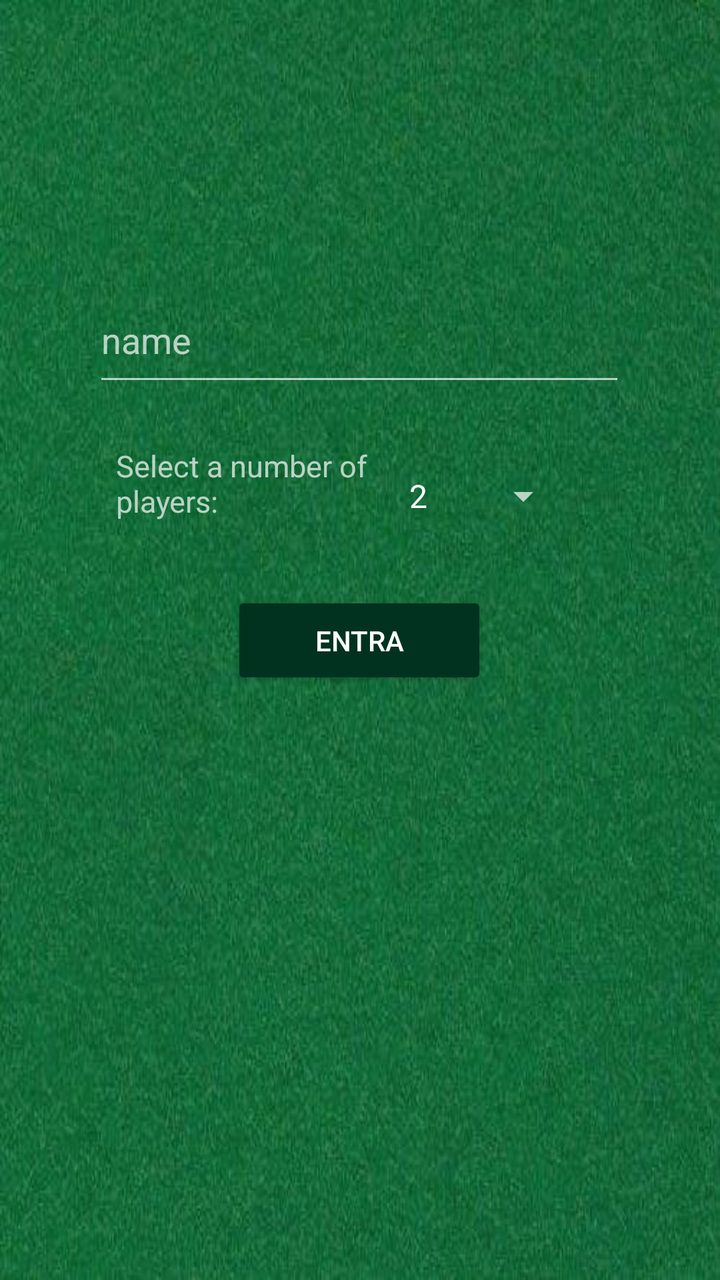
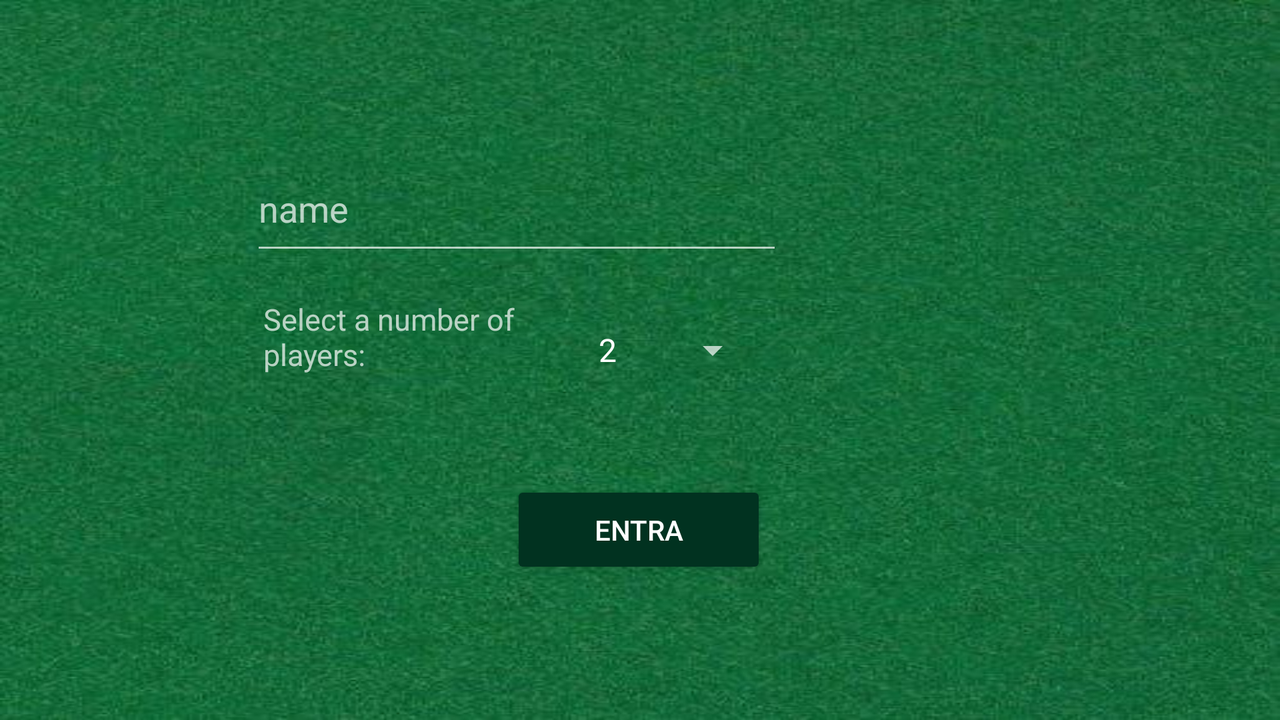

Compare how this app lays out the same screen by default and in its alternative resource folder. The renders come first, then the two layout files and the values they reference.
<!-- AndroidManifest.xml: application theme Theme.AppCompat.NoActionBar -->
<!-- res/layout/activity_player.xml -->
<?xml version="1.0" encoding="utf-8"?>
<androidx.constraintlayout.widget.ConstraintLayout xmlns:android="http://schemas.android.com/apk/res/android"
    xmlns:app="http://schemas.android.com/apk/res-auto"
    xmlns:tools="http://schemas.android.com/tools"
    android:layout_width="match_parent"
    android:layout_height="match_parent"
    android:background="@drawable/verde"
    tools:context=".PlayerActivity">

    <Spinner
        android:id="@+id/player"
        android:layout_width="89dp"
        android:layout_height="50dp"
        android:entries="@array/players"
        app:layout_constraintBottom_toBottomOf="parent"
        app:layout_constraintEnd_toEndOf="parent"
        app:layout_constraintHorizontal_bias="0.726"
        app:layout_constraintStart_toStartOf="parent"
        app:layout_constraintTop_toTopOf="parent"
        app:layout_constraintVertical_bias="0.378" />

    <TextView
        android:id="@+id/textView2"
        android:layout_width="145dp"
        android:layout_height="60dp"
        android:text="Select a number of players:"
        android:textSize="15dp"
        app:layout_constraintBottom_toBottomOf="parent"
        app:layout_constraintEnd_toEndOf="parent"
        app:layout_constraintHorizontal_bias="0.27"
        app:layout_constraintStart_toStartOf="parent"
        app:layout_constraintTop_toTopOf="parent"
        app:layout_constraintVertical_bias="0.384" />

    <EditText
        android:id="@+id/name"
        android:layout_width="266dp"
        android:layout_height="59dp"
        android:hint="name"
        app:layout_constraintBottom_toBottomOf="parent"
        app:layout_constraintEnd_toEndOf="parent"
        app:layout_constraintHorizontal_bias="0.498"
        app:layout_constraintStart_toStartOf="parent"
        app:layout_constraintTop_toTopOf="parent"
        app:layout_constraintVertical_bias="0.239" />

    <Button
        android:id="@+id/button2"
        android:layout_width="128dp"
        android:layout_height="49dp"
        android:backgroundTint="@color/green"
        android:text="@string/join"
        app:layout_constraintBottom_toBottomOf="parent"
        app:layout_constraintEnd_toEndOf="parent"
        app:layout_constraintHorizontal_bias="0.498"
        app:layout_constraintStart_toStartOf="parent"
        app:layout_constraintTop_toTopOf="parent" />
</androidx.constraintlayout.widget.ConstraintLayout>
<!-- resources referenced by this layout -->
<resources>
  <string-array name="players">
          <item>2</item>
          <item>3</item>
          <item>4</item>
      </string-array>
  <color name="green">#013220</color>
  <!-- drawable verde: jpg bitmap (drawable, 45430 bytes) -->
  <string name="join">Entra</string>
</resources>
<!-- res/layout-land/activity_player.xml (the repository's variant of the layout above) -->
<!-- drawn on the phone turned sideways -->
<?xml version="1.0" encoding="utf-8"?>
<androidx.constraintlayout.widget.ConstraintLayout xmlns:android="http://schemas.android.com/apk/res/android"
    xmlns:app="http://schemas.android.com/apk/res-auto"
    android:layout_width="match_parent"
    android:background="@drawable/verde"
    android:layout_height="match_parent">

    <EditText
        android:id="@+id/name"
        android:layout_width="266dp"
        android:layout_height="59dp"
        android:hint="name"
        app:layout_constraintBottom_toBottomOf="parent"
        app:layout_constraintEnd_toEndOf="parent"
        app:layout_constraintHorizontal_bias="0.335"
        app:layout_constraintStart_toStartOf="parent"
        app:layout_constraintTop_toTopOf="parent"
        app:layout_constraintVertical_bias="0.244" />

    <Spinner
        android:id="@+id/player"
        android:layout_width="89dp"
        android:layout_height="50dp"
        android:entries="@array/players"
        app:layout_constraintBottom_toBottomOf="parent"
        app:layout_constraintEnd_toEndOf="parent"
        app:layout_constraintHorizontal_bias="0.529"
        app:layout_constraintStart_toStartOf="parent"
        app:layout_constraintTop_toTopOf="parent"
        app:layout_constraintVertical_bias="0.484" />

    <TextView
        android:id="@+id/textView2"
        android:layout_width="145dp"
        android:layout_height="60dp"
        android:text="Select a number of players:"
        android:textSize="15dp"
        app:layout_constraintBottom_toBottomOf="parent"
        app:layout_constraintEnd_toEndOf="parent"
        app:layout_constraintHorizontal_bias="0.266"
        app:layout_constraintStart_toStartOf="parent"
        app:layout_constraintTop_toTopOf="parent"
        app:layout_constraintVertical_bias="0.498" />

    <Button
        android:id="@+id/button2"
        android:layout_width="128dp"
        android:layout_height="49dp"
        android:backgroundTint="@color/green"
        android:text="@string/join"
        app:layout_constraintBottom_toBottomOf="parent"
        app:layout_constraintEnd_toEndOf="parent"
        app:layout_constraintHorizontal_bias="0.499"
        app:layout_constraintStart_toStartOf="parent"
        app:layout_constraintTop_toTopOf="parent"
        app:layout_constraintVertical_bias="0.773" />

</androidx.constraintlayout.widget.ConstraintLayout>
